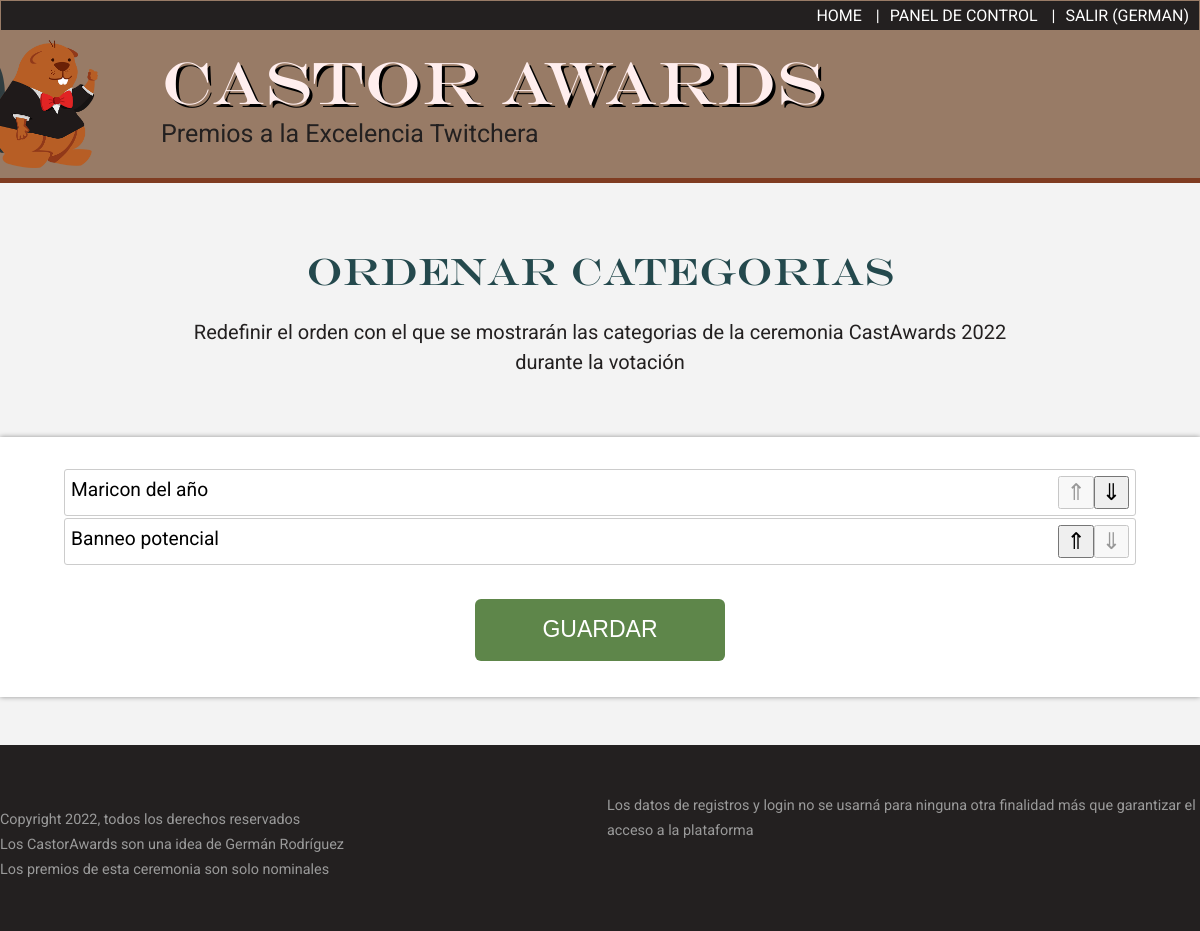
/panel/ceremonias/1/ordenar (signed in), run on the app's committed database.
### tables this page shows
CREATE TABLE ceremonias(
    ID SMALLINT UNSIGNED NOT NULL AUTO_INCREMENT PRIMARY KEY,
    NOMBRE VARCHAR(100),
    FECHA_NOMINACIONES_INICIO DATETIME,
    FECHA_NOMINACIONES_FIN DATETIME,
    FECHA_VOTACIONES_INICIO DATETIME,
    FECHA_VOTACIONES_FIN DATETIME,
    FECHA_RESULTADOS_VISIBLES DATETIME,
    FECHA_CEREMONIA DATETIME,
    FECHA_ALTA DATETIME,
    CEREMONIA_ACTUAL TINYINT(1) NOT NULL DEFAULT 0
);

CREATE TABLE categorias(
    ID INT UNSIGNED NOT NULL AUTO_INCREMENT PRIMARY KEY,
    CATEGORIA VARCHAR(100) NOT NULL,
    ORDEN SMALLINT UNSIGNED,
    FKCEREMONIA SMALLINT UNSIGNED,
    CONSTRAINT CATEGORIA_CEREMONIA FOREIGN KEY(FKCEREMONIA) REFERENCES ceremonias(ID) ON DELETE RESTRICT ON UPDATE CASCADE
);

### mvc/controllers/AdminController.php (called while the page is built, shortened)
<?php
include_once MVC . '/models/CategoriasModel.php';
class AdminController{
    public static function ceremonias_ordenar( $get ){
        $id = $get['id'] ?? 0;
        $ceremonia = CeremoniasModel::find( $id );
        $categorias = CategoriasModel::all( [
            'where' => "FKCEREMONIA = ?",
            'order' => "ORDEN ASC, CATEGORIA ASC",
            'vars' => [ $id ]
        ] );
        $datos = [ 'ceremonia' => $ceremonia, 'categorias' => $categorias ];
        return $datos;
    }
}

### mvc/models/CeremoniasModel.php (called while the page is built, shortened)
<?php
class CeremoniasModel{
    public static function find( $id ){
        global $cnx;
        $c = <<<SQL
        SELECT
            ID,
            ID AS ID_CEREMONIA,
            NOMBRE,
            CEREMONIA_ACTUAL,
            DATE(FECHA_CEREMONIA) AS FECHA_CEREMONIA,
            DATE(FECHA_NOMINACIONES_INICIO) AS FECHA_NOMINACIONES_INICIO,
            DATE(FECHA_NOMINACIONES_FIN) AS FECHA_NOMINACIONES_FIN,
            DATE(FECHA_VOTACIONES_INICIO) AS FECHA_VOTACIONES_INICIO,
            DATE(FECHA_VOTACIONES_FIN) AS FECHA_VOTACIONES_FIN,
            FECHA_RESULTADOS_VISIBLES,
            DATE_FORMAT(FECHA_CEREMONIA, '%d-%m-%Y') AS FECHA_CEREMONIA_SPA,
            DATE_FORMAT(FECHA_NOMINACIONES_INICIO, '%d-%m-%Y') AS FECHA_NOMINACIONES_INICIO_SPA,
            DATE_FORMAT(FECHA_NOMINACIONES_FIN, '%d-%m-%Y') AS FECHA_NOMINACIONES_FIN_SPA,
            DATE_FORMAT(FECHA_VOTACIONES_INICIO, '%d-%m-%Y') AS FECHA_VOTACIONES_INICIO_SPA,
            DATE_FORMAT(FECHA_VOTACIONES_FIN, '%d-%m-%Y') AS FECHA_VOTACIONES_FIN_SPA,
            DATE_FORMAT(FECHA_RESULTADOS_VISIBLES, '%d-%m-%Y') AS FECHA_RESULTADOS_VISIBLES_SPA,
            ( SELECT COUNT(*) FROM categorias WHERE FKCEREMONIA = ID_CEREMONIA ) AS CANT_CATEGORIAS,
            ( SELECT  COUNT(DISTINCT (s_v.FKUSUARIO))
                FROM votos AS s_v
                JOIN nominaciones as s_n ON s_n.ID = s_v.FKNOMINACION
                JOIN categorias as s_c ON s_c.ID = s_n.FKCATEGORIA
                WHERE s_c.FKCEREMONIA = ID_CEREMONIA
            ) AS CANT_VOTANTES,
            ( SELECT COUNT(*) FROM nominaciones as s_n JOIN categorias as s_c ON s_c.ID = s_n.FKCATEGORIA WHERE s_n.ACTIVO = 1 AND s_c.FKCEREMONIA = ID_CEREMONIA
            ) AS CANT_NOMINADOS
        FROM ceremonias
        WHERE ID = ?
        LIMIT 1
SQL;
        $st = $cnx->prepare($c);
        $st->execute( [ $id ] );
        return $st->fetch( );
    }
}

### mvc/models/CategoriasModel.php (called while the page is built, shortened)
<?php
class CategoriasModel{
    public static function all( $array = [] ){
        global $cnx;
        $where = isset($array['where']) ?  "WHERE $array[where]" : '';
        $order = $array['order'] ?? 'CEREMONIA_ACTUAL DESC, FKCEREMONIA DESC, ORDEN ASC';
        $vars = $array['vars'] ?? NULL;
        $consulta = "SELECT cat.ID, cat.CATEGORIA, cat.ORDEN, cer.NOMBRE as CEREMONIA FROM categorias AS cat JOIN ceremonias AS cer ON cer.ID = cat.FKCEREMONIA $where ORDER BY $order";
        $stmt = $cnx->prepare( $consulta );
        $stmt->execute( $vars );
        $categorias = $stmt->fetchAll( );
        return $categorias;
    }
}

### mvc/views/panel/ceremonias/ordenar.php (the view, shortened to what this page needs)
<?php
$id = $datos['ceremonia']['ID'];
?>
<h2>Ordenar categorias</h2>
<p class='subtitle'>Redefinir el orden con el que se mostrarán las categorias de la ceremonia <?php echo $datos['ceremonia']['NOMBRE']; ?> durante la votación</p>
<form method="post" action="/panel/ceremonias/<?php echo $id; ?>/orden" class='ordenar-categorias'>
    <?php
    foreach( $datos['categorias'] as $c ){
        echo <<<HTML
        <div>
            <span>$c[CATEGORIA]</span>
            <button type="button" class="up">&uArr;</button>
            <button type="button" class="down">&dArr;</button>
            <input type="hidden" name="orden[]" value="$c[ID]" />
        </div>
        HTML;
    }
    ?>
    <div class='botones'>
        <button type="submit">Guardar</button>
    </div>
</form>

### assets/css/estilos.css (style rules this page uses)
:root { --green: #24494d; --brown: #232020; --brownie: #987b66; --brownkk: #7f3c21; }
* { box-sizing: border-box; }
body { margin: 0; padding: 0; background: #f3f3f3; font-family: 'Roboto', sans-serif; }
h1, h2, h3 { font-weight: normal; font-family: headings; }
main h1, main h2 { font-size: 38px; text-align: center; color: var(--green); }
.subtitle { font-size: 20px; color: #232020; line-height: 1.5em; width: 70%; margin: 1em auto 3em; text-align: center; }

### assets/css/panel.css (style rules this page uses)
form { background: white; padding: 2em 4em; box-shadow: 0 0 5px rgba(0,0,0,.4); }
form > div { display: flex; padding: 4px 0px; align-items: flex-start; }
form > div span { width: 100px; }
.ceremonias form > div span { width: 170px; }
form.ordenar-categorias > div:not(:last-child) { border: 1px solid #ccc; padding: 6px; border-radius: 3px; margin-bottom: 2px; }
form.ordenar-categorias > div, form.ordenar-categorias > div button { font-size: 1.2em; }
form.ordenar-categorias > div:first-child button.up, form.ordenar-categorias > div:nth-last-child(2) button.down { pointer-events: none; opacity: .4; }
form.ordenar-categorias > div span { flex: 1; }
form > div:last-child { margin-top: 30px; width: 100%; justify-content: center; gap: 10px; }
form > div:last-child button { padding: .75em 0; color: white; text-transform: uppercase; border: none; border-radius: 6px; width: 250px; }
form > div:last-child button[type=submit] { background: #5e864a; }

### data on the page
ceremonias: NOMBRE "CastAwards 2022"
categorias: CATEGORIA "Maricon del año"
categorias: CATEGORIA "Banneo potencial"

### other printed values
$_SESSION['USER']['USERNAME'] "GERMAN"
